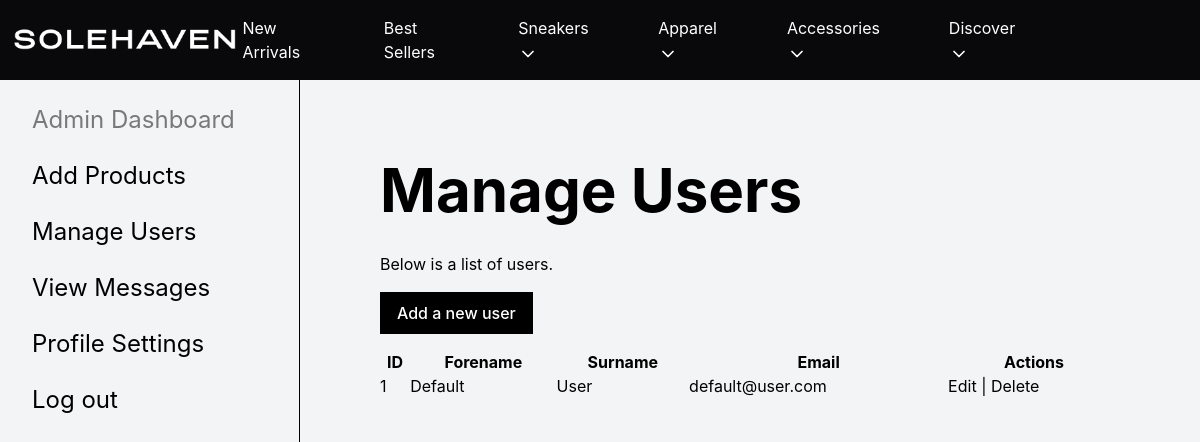
The app's page /store/src/admin/manage_users.php (signed in) with its own data.
### tables this page shows
CREATE TABLE `users` (
  `user_id` int(11) NOT NULL,
  `forename` varchar(255) NOT NULL,
  `surname` varchar(255) NOT NULL,
  `email` varchar(255) NOT NULL,
  `pass` varchar(255) NOT NULL,
  `is_admin` int(11) NOT NULL DEFAULT 0
);

### store/src/admin/manage_users.php (the view, shortened to what this page needs)
<!DOCTYPE html>
<html lang="en">
<head>
    <script src="https://cdn.tailwindcss.com"></script>
    <link rel="stylesheet" href="styles.css">
    <link href="https://fonts.cdnfonts.com/css/sf-pro-display" rel="stylesheet">
</head>
<body class="overflow-x-hidden flex flex-col min-h-screen bg-gray-100">
    <header class="items-center bg-zinc-950 md:px">
        <div class="flex flex-wrap place-items-center">
            <section class="relative mx-auto">
                <nav class="flex justify-between w-screen">
                    <div class="px-2 flex w-full py-4 items-center">
                        <a class="" href="../home.php">
                            <img class="h-6" src="../images/logowhite.png" alt="logo"/>
                        </a>
                        <ul class="hidden md:flex mx-auto space-x-12 text-l text-white">
                            <li><a class="hover:text-gray-300" href="#">New Arrivals</a></li>
                            <li><a class="hover:text-gray-300" href="#">Best Sellers</a></li>
                            <li><a class="hover:text-gray-300" href="#">Sneakers
                                <svg aria-hidden="true" class="w-5 inline-block origin-center rotate-90" viewBox="0 0 24 24" fill="none" stroke="currentColor" stroke-width="2" stroke-linecap="round" stroke-linejoin="round" class="icon icon-arrow-right">
                                    <path d="m9 18 6-6-6-6"/>
                                </svg>
                            </a></li>
                            <li><a class="hover:text-gray-300" href="#">Apparel
                                <svg aria-hidden="true" class="w-5 inline-block origin-center rotate-90" viewBox="0 0 24 24" fill="none" stroke="currentColor" stroke-width="2" stroke-linecap="round" stroke-linejoin="round" class="icon icon-arrow-right">
                                    <path d="m9 18 6-6-6-6"/>
                                </svg>
                            </a></li>
                            <li><a class="hover:text-gray-300" href="#">Accessories
                                <svg aria-hidden="true" class="w-5 inline-block origin-center rotate-90" viewBox="0 0 24 24" fill="none" stroke="currentColor" stroke-width="2" stroke-linecap="round" stroke-linejoin="round" class="icon icon-arrow-right">
                                    <path d="m9 18 6-6-6-6"/>
                                </svg>
                            </a></li>
                            <li><a class="hover:text-gray-300 pr-40" href="#">Discover
                                <svg aria-hidden="true" class="w-5 inline-block origin-center rotate-90" viewBox="0 0 24 24" fill="none" stroke="currentColor" stroke-width="2" stroke-linecap="round" stroke-linejoin="round" class="icon icon-arrow-right">
                                    <path d="m9 18 6-6-6-6"/>
                                </svg>
                            </a></li>
                        </ul>
                    </div>
                </nav>
            </section>
        </div>
    </header>
    <section class="flex-grow">
        <div class="md:grid md:grid-cols-4">
            <div class="p-4 px-8 md:border-r md:border-black h-screen">
                <ul>
                    <li class="mb-2 py-2">
                        <a href="account.php" class="opacity-50 py-2 md:text-base md:text-base lg:text-2xl">
                            <span>Admin Dashboard</span>
                        </a>
                    </li>
                    <li class="mb-2 py-2">
                        <a href="add_product.php" class=" py-2 md:text-base lg:text-2xl">
                            <span>Add Products</span>
                        </a>
                    </li>
                    <li class="mb-2 py-2">
                        <a href="manage_users.php" class="py-2 md:text-base lg:text-2xl">
                            <span>Manage Users</span>
                        </a>
                    </li>
                    <li class="mb-2 py-2">
                        <a href="view_messages.php" class="py-2 md:text-base lg:text-2xl">
                            <span>View Messages</span>
                        </a>
                    </li>
                    <li class="mb-2 py-2">
                        <a href="profile_settings.php" class="py-2 md:text-base lg:text-2xl">
                            <span>Profile Settings</span>
                        </a>
                    </li>
                    <li class="mb-2 py-2">
                        <a href="../logout.php" class="py-2 md:text-base lg:text-2xl">
                            <span>Log out</span>
                        </a>
                    </li>
                </ul>
            </div>
            <div class="p-4 md:col-span-3 md:px-14 md:py-10 lg:p-20 mb-4 md:mb-0">
                <h1 class="text-xl md:text-2xl lg:text-6xl mb-2 md:mb-4 lg:mb-8 font-bold">Manage Users</h1>
                <p>Below is a list of users.</p>
                <div class="my-4">
  <button onclick="showAddUserModal()" type="button" class="bg-black flex items-center justify-center border border-transparent py-2 px-4 text-base font-medium text-white hover:opacity-50 focus:ring-2 focus:ring-offset-2 focus:ring-indigo-500">Add a new user</button>
</div>
                <table class="table w-full">
                    <thead>
                        <tr>
                            <th>ID</th>
                            <th>Forename</th>
                            <th>Surname</th>
                            <th>Email</th>
                            <th>Actions</th>
                        </tr>
                    </thead>
                    <tbody>
                        <?php
                        include '../connections.php';
                        $query = "SELECT * FROM users WHERE is_admin = 0;";
                        $result = mysqli_query($connection, $query);
                        if (mysqli_num_rows($result) > 0) {
                            while ($row = mysqli_fetch_assoc($result)) {
                                echo "<tr>";
                                echo "<td>{$row['user_id']}</td>";
                                echo "<td>{$row['forename']}</td>";
                                echo "<td>{$row['surname']}</td>";
                                echo "<td>{$row['email']}</td>";
                                echo "<td>
    <a href='edit_user.php?id={$row['user_id']}'>Edit</a> |
    <a href='delete_user.php?id={$row['user_id']}' onclick='return confirm(\"Are you sure you want to delete this user?\")'>Delete</a>
    </td>";
                                echo "</tr>";
                            }
                        } else {
                            echo "<tr><td colspan='5'>No users found</td></tr>";
                        }
                        ?>
                    </tbody>
                </table>
            </div>
        </div>
    </section>
</body>
</html>

### store/src/styles.css (style rules this page uses)
* { margin: 0; padding: 0; box-sizing: border-box; }

### records on screen
users: user_id "1", forename "Default", surname "User", email "default@user.com"
